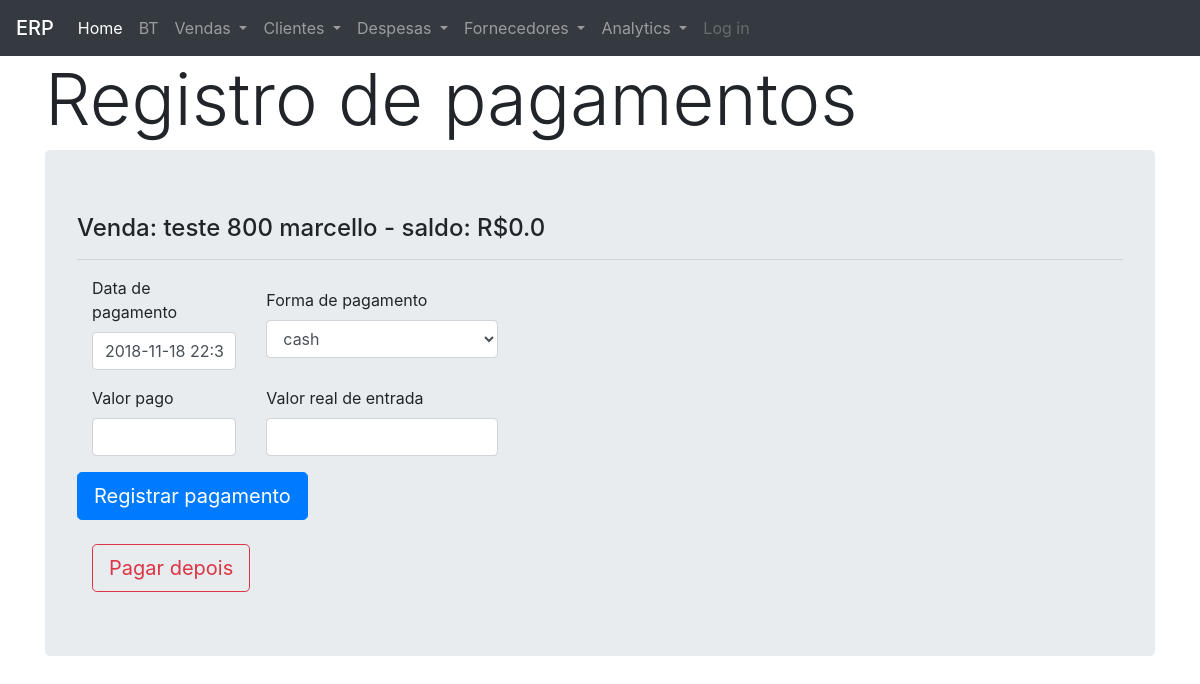
/pagamentos/5, run on an earlier commit of the app's database.
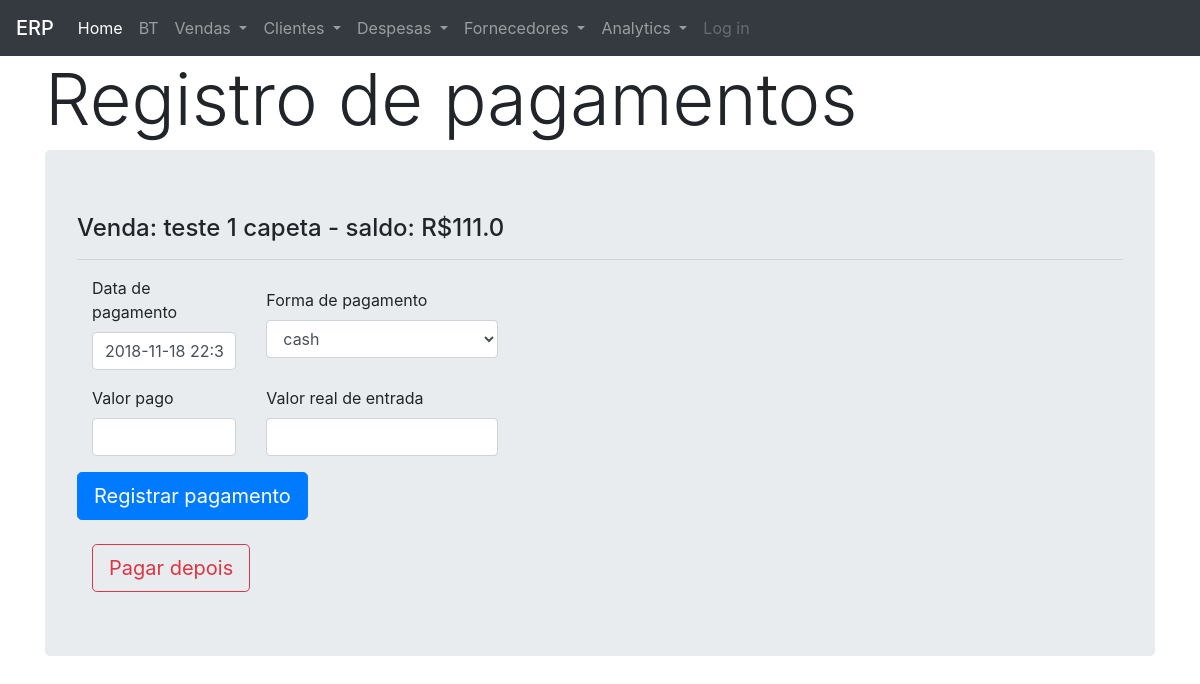
And on a later commit of the database.
### petshop/modelos/models.py (models this page shows, shortened)
class Vendas(db.Model):
    __tablename__ = 'vendas'
    id = db.Column(db.Integer, primary_key=True)
    tipo = db.Column(db.String(10), nullable=False)
    descricao = db.Column(db.Text, nullable=False)
    data_venda = db.Column(db.Date, nullable=False)
    valor_servicos = db.Column(db.Float, nullable=True)
    valor_taxi = db.Column(db.Float, nullable=True)
    cliente_id = db.Column(db.Integer, db.ForeignKey('clientes.id'))
    peludos_on_venda = db.relationship(
        "Peludos",
        secondary=association_table,
        back_populates="vendas_on_peludo")
    saldo = db.Column(db.Float, nullable=True)
    pagamentos = db.relationship('Pagamentos')
    data_pbanho = db.Column(db.Date, nullable=True)
    n_banhos = db.Column(db.Integer, nullable=True)
    tipo_banho = db.Column(db.String(15), nullable=True)
    pacote = db.Column(db.String(10), nullable=True)
    data_entrada = db.Column(db.Date, nullable=True)
    data_saida = db.Column(db.Date, nullable=True)
    valor_diarias = db.Column(db.Float, nullable=True)
    valor_prod = db.Column(db.Float, nullable=True)
    custo_prod = db.Column(db.Float, nullable=True)
    def calcula_saldo(self):
        valor_total = self.valor_servicos + self.valor_taxi
        pagamentos = self.pagamentos
        if pagamentos:
            valores_pagos = [item.valor for item in pagamentos]
            valores_pagos = np.array(valores_pagos)
            saldo = round(valor_total - valores_pagos.sum(), 2)
            return saldo
        return valor_total

### petshop/views/views_pagamentos.py (the view, shortened to what this page needs)
@views_pagamentos.route('/pagamentos/<int:id>', methods=['GET', 'POST'])
def pagamentos(id):
    if id:
        venda = Vendas.query.filter_by(id=id).first()
    else:
        venda = request.args.get('id', None)
        venda = Vendas.query.filter_by(id=id).first()
    descricao = venda.descricao
    saldo = venda.calcula_saldo()
    form = Form_pagamentos()
    return render_template(
                            'pagamentos.html',
                            form=form, venda=venda, descricao=descricao, saldo=saldo
                            )

### petshop/templates/pagamentos.html (shortened to what this page needs)
{% extends "base.html" %}
{% import "bootstrap/wtf.html" as wtf %}
{% block content %}
<h1 class="display-3">Registro de pagamentos</h1>
<div class="jumbotron">
<h4>Venda: {{ descricao }} - saldo: R${{ saldo }}</h4>
<hr>
<div class="container">
<form method="POST">
<div class="row align-items-center">
    <div class="form-group col-md-2">
    {{ form.data.label }}
    {{ form.data(class_="form-control input-group date") }}
    </div>
    <div class="form-group col-md-3">
    {{ form.forma_pagto.label }}
    {{ form.forma_pagto(class_="form-control") }}
    </div>
</div>
<div class="row align-items-center">
    <div class="form-group col-md-2">
    {{ form.valor.label }}
    {{ form.valor(class_="form-control") }}
    </div>
    <div class="form-group col-md-3">
    {{ form.valor_entrada.label }}
    {{ form.valor_entrada(class_="form-control") }}
    </div>
</div>
<div class="row align-items-center">
    {{ form.submit(class_="btn btn-primary btn-lg") }}
</div>
</form>
<br>
<a class="btn btn-outline-danger btn-lg justify-content-end"
href="{{ url_for('views_consultas.index') }}">
    Pagar depois</a>
</div>
</div>
{% endblock %}

What changed in the data, as far as the page shows it:
changed Vendas: descricao "teste 800 marcello" → "teste 1 capeta"
Also different on the page:
{{ saldo }}: "0.0" → "111.0"
